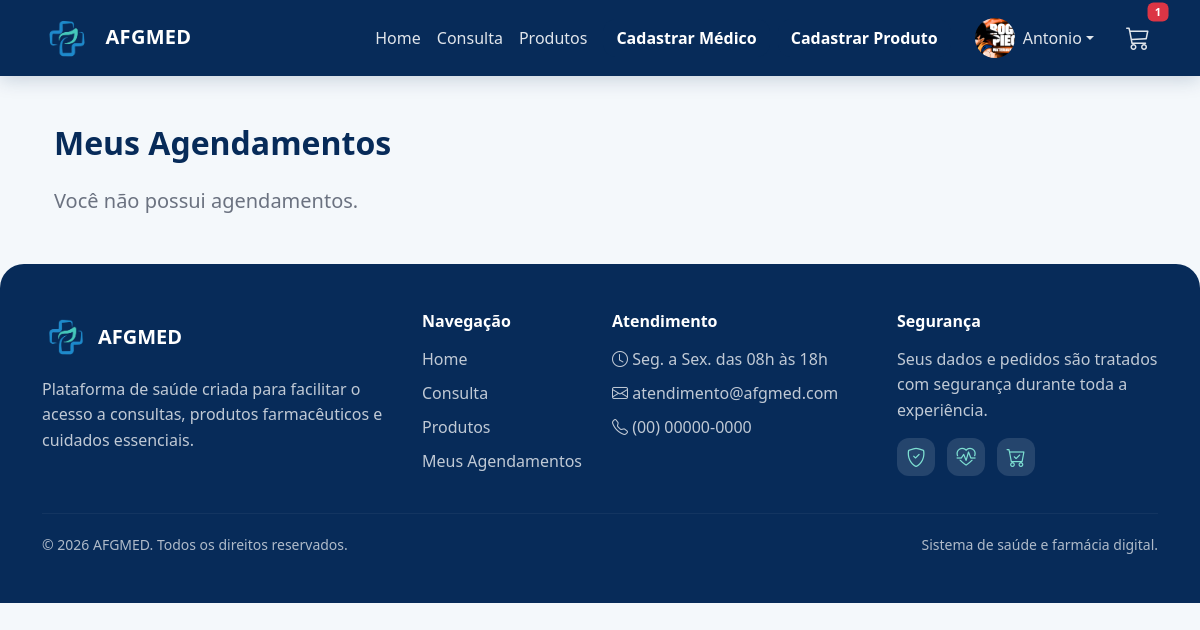
Page /meus_agendamentos (signed in) on the earlier database version.
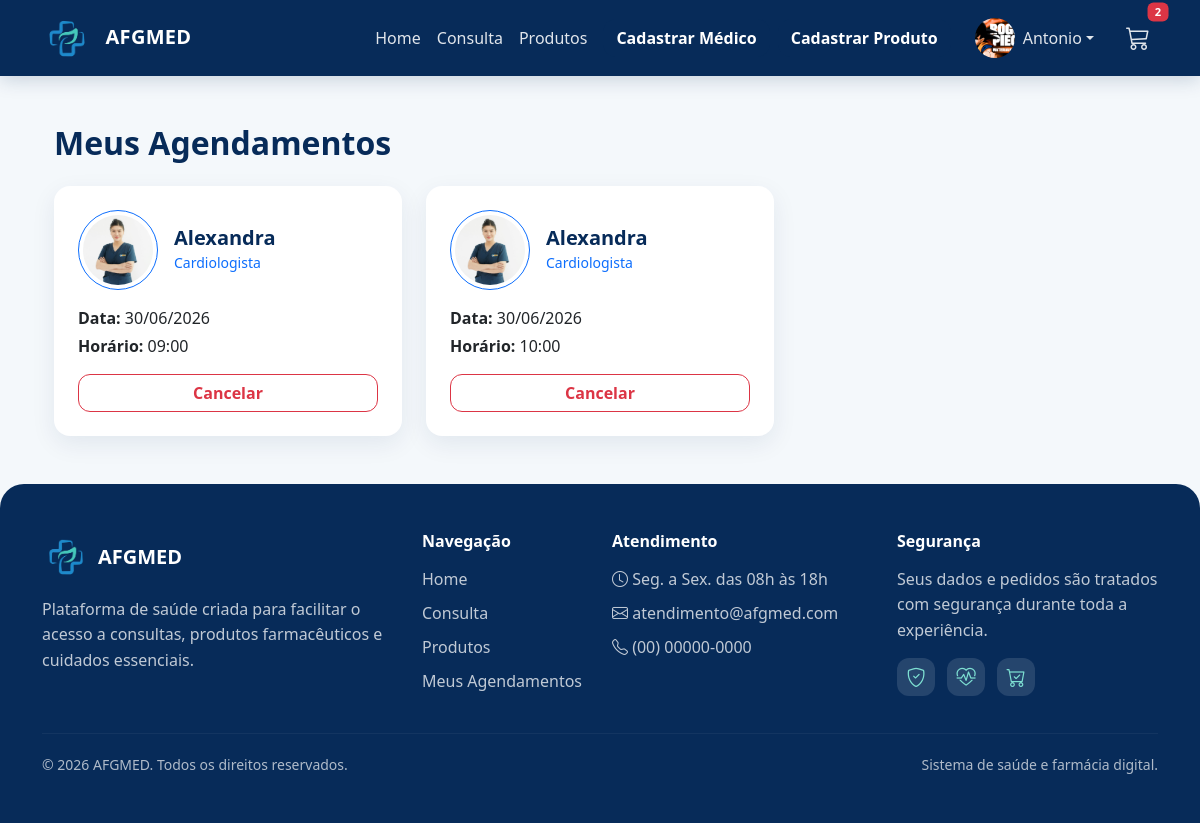
Same page on the later database version.
### projetoafgmed/models.py (models this page shows, shortened)
class Usuario(database.Model, UserMixin):
    id = database.Column(database.Integer, primary_key=True)
    nome = database.Column(database.String, nullable=False)
    sobrenome = database.Column(database.String, nullable=False)
    email = database.Column(database.String, nullable=False, unique=True)
    senha = database.Column(database.String, nullable=False)
    foto = database.Column(database.String(200), nullable=True, default='usuario_padrao.jpg')
    is_admin = database.Column(database.Boolean, default=False)
    perfil = database.relationship('PerfilUsuario', backref='usuario', uselist=False)
    carrinho = database.relationship('Carrinho', backref='usuario', uselist=False)
    consultas = database.relationship('Consulta', backref='usuario', lazy=True)

class Consulta(database.Model):
    id = database.Column(database.Integer, primary_key=True)
    medico_id = database.Column(database.Integer, database.ForeignKey('medico.id'), nullable=False)
    usuario_id = database.Column(database.Integer, database.ForeignKey('usuario.id'), nullable=False)
    horario = database.Column(database.String(20), nullable=False)
    data = database.Column(database.Date, default=datetime.today)
    medico = database.relationship('Medico', backref=database.backref('consultas', lazy=True))

class Medico(database.Model):
    id = database.Column(database.Integer, primary_key=True)
    nome = database.Column(database.String, nullable=False)
    especialidade = database.Column(database.String, nullable=False)
    email = database.Column(database.String)
    telefone = database.Column(database.String)
    foto = database.Column(database.String, default="default.jpg")
    data_criacao = database.Column(database.DateTime, nullable=False, default=datetime.utcnow)

### projetoafgmed/routes.py (the view)
@app.route('/meus_agendamentos')
@login_required
def meus_agendamentos():
    consultas = Consulta.query.filter_by(usuario_id=current_user.id)\
        .order_by(Consulta.data.asc(), Consulta.horario.asc())\
        .all()
    return render_template('meus_agendamentos.html', consultas=consultas)

### projetoafgmed/models.py (called while the page is built)
@login_manager.user_loader
def load_usuario(id_usuario):
    return Usuario.query.get(int(id_usuario))

### projetoafgmed/routes.py (called while the page is built, shortened)
@app.context_processor
def carrinho_global():
    if current_user.is_authenticated:
        carrinho = Carrinho.query.filter_by(
            id_usuario=current_user.id,
            status="ativo"
        ).first()
        itens = carrinho.itens if carrinho else []
        total = sum(item.quantidade * item.preco_unitario for item in itens)
        quantidade = sum(item.quantidade for item in itens)
        return {
            "carrinho": carrinho,
            "itens_carrinho": itens,
            "total_carrinho": total,
            "quantidade_carrinho": quantidade
        }

### projetoafgmed/templates/meus_agendamentos.html (shortened to what this page needs)
{% extends "base.html" %}
{% block content %}
<div class="container mt-5">
    <h2 class="mb-4 fw-bold" style="color:#072B59;">Meus Agendamentos</h2>
    {% if consultas %}
    <div class="row g-4">
        {% for c in consultas %}
        <div class="col-12 col-md-6 col-lg-4">
            <div class="card shadow-lg h-100 p-4 border-0 rounded-4">
                <div class="d-flex align-items-center mb-3">
                    <div class="border border-primary rounded-circle p-1 me-3">
                        <img src="{{ url_for('static', filename='fotos_medicos/' + c.medico.foto) }}"
                             alt="{{ c.medico.nome }}"
                             class="rounded-circle"
                             style="width:70px; height:70px; object-fit:cover;">
                    </div>
                    <div>
                        <h5 class="mb-0 fw-bold" style="color:#072B59;">{{ c.medico.nome }}</h5>
                        <small class="text-primary">{{ c.medico.especialidade }}</small>
                    </div>
                </div>
                <div class="mb-3">
                    <p class="mb-1"><strong>Data:</strong> {{ c.data.strftime('%d/%m/%Y') }}</p>
                    <p class="mb-0"><strong>Horário:</strong> {{ c.horario }}</p>
                </div>
                <button class="btn btn-outline-danger w-100 fw-bold btn-cancelar" data-bs-toggle="modal" data-bs-target="#confirmModal{{ c.id }}">
                    Cancelar
                </button>
            </div>
        </div>
        {% endfor %}
    </div>
    {% else %}
        <p class="text-muted fs-5 mt-4">Você não possui agendamentos.</p>
    {% endif %}
</div>
{% endblock %}

### projetoafgmed/templates/base.html (shortened to what this page needs)
<!DOCTYPE html>
<html lang="pt-br">
<head>
    <link href="https://cdn.jsdelivr.net/npm/bootstrap@5.3.8/dist/css/bootstrap.min.css" rel="stylesheet">
    <link rel="stylesheet" href="https://cdn.jsdelivr.net/npm/bootstrap-icons@1.11.3/font/bootstrap-icons.css">
    <link rel="stylesheet" href="{{ url_for('static', filename='css/style.css') }}">
</head>
<body>
<nav class="navbar navbar-expand-lg navbar-dark bg-dark">
    <div class="container">
        <a class="navbar-brand" href="{{ url_for('homepage') }}">
            <img src="{{ url_for('static', filename='imagens/logo.jpg') }}" alt="Logo" width="50" class="me-2">
            AFGMED
        </a>
        <div class="collapse navbar-collapse" id="navbarNav">
            <ul class="navbar-nav ms-auto align-items-center">
                <li class="nav-item"><a class="nav-link" href="{{ url_for('homepage') }}">Home</a></li>
                <li class="nav-item"><a class="nav-link" href="{{ url_for('medicos') }}">Consulta</a></li>
                <li class="nav-item"><a class="nav-link" href="{{ url_for('produtos') }}">Produtos</a></li>
                {% if current_user.is_authenticated and current_user.is_admin %}
                    <li class="nav-item ms-2">
                        <a class="btn btn-primary" href="{{ url_for('cadastro_medico') }}">Cadastrar Médico</a>
                    </li>
                    <li class="nav-item ms-2">
                        <a class="btn btn-primary" href="{{ url_for('cadastro_produto') }}">Cadastrar Produto</a>
                    </li>
                {% endif %}
            </ul>
            <ul class="navbar-nav ms-3 align-items-center">
                {% if current_user.is_authenticated %}
                    <li class="nav-item dropdown me-3">
                        <a class="nav-link dropdown-toggle d-flex align-items-center" href="#" id="perfilDropdown" role="button" data-bs-toggle="dropdown" aria-expanded="false">
                            <img src="{{ url_for('static', filename='fotos_perfil/' + (current_user.foto or 'usuario_padrao.jpg')) }}"
                                 alt="Perfil"
                                 class="rounded-circle"
                                 style="width:40px; height:40px; object-fit:cover;">
                            <span class="ms-2">{{ current_user.nome }}</span>
                        </a>
                    </li>
                    <li class="nav-item position-relative">
                        <a class="nav-link" href="#" data-bs-toggle="offcanvas" data-bs-target="#carrinhoLateral" aria-controls="carrinhoLateral">
                            <i class="bi bi-cart3" style="font-size: 1.5rem;"></i>
                            {% if carrinho %}
                                <span class="badge bg-danger position-absolute top-0 start-100 translate-middle">
                                    {{ quantidade_carrinho }}
                                </span>
                            {% endif %}
                        </a>
                    </li>
                {% endif %}
            </ul>
        </div>
    </div>
</nav>
<main class="container mt-5">
    {% block content %}{% endblock %}
</main>
<footer class="footer-afg mt-5">
    <div class="container py-5">
        <div class="row g-4">
            <div class="col-md-4">
                <div class="d-flex align-items-center mb-3">
                    <img src="{{ url_for('static', filename='imagens/logo.jpg') }}" alt="Logo AFGMED" width="48" class="footer-logo me-2">
                    <h5 class="mb-0 fw-bold">AFGMED</h5>
                </div>
                <p class="footer-text">
                    Plataforma de saúde criada para facilitar o acesso a consultas,
                    produtos farmacêuticos e cuidados essenciais.
                </p>
            </div>
            <div class="col-md-2">
                <h6 class="footer-title">Navegação</h6>
                <ul class="footer-links">
                    <li><a href="{{ url_for('homepage') }}">Home</a></li>
                    <li><a href="{{ url_for('medicos') }}">Consulta</a></li>
                    <li><a href="{{ url_for('produtos') }}">Produtos</a></li>
                    <li><a href="{{ url_for('meus_agendamentos') }}">Meus Agendamentos</a></li>
                </ul>
            </div>
            <div class="col-md-3">
                <h6 class="footer-title">Atendimento</h6>
                <ul class="footer-links">
                    <li><i class="bi bi-clock"></i> Seg. a Sex. das 08h às 18h</li>
                    <li><i class="bi bi-envelope"></i> atendimento@afgmed.com</li>
                    <li><i class="bi bi-telephone"></i> (00) 00000-0000</li>
                </ul>
            </div>
            <div class="col-md-3">
                <h6 class="footer-title">Segurança</h6>
                <p class="footer-text">
                    Seus dados e pedidos são tratados com segurança durante toda a experiência.
                </p>
                <div class="footer-icons">
                    <i class="bi bi-shield-check"></i>
                    <i class="bi bi-heart-pulse"></i>
                    <i class="bi bi-cart-check"></i>
                </div>
            </div>
        </div>
        <hr class="footer-line">
        <div class="d-flex flex-column flex-md-row justify-content-between align-items-center gap-2">
            <small>© 2026 AFGMED. Todos os direitos reservados.</small>
            <small>Sistema de saúde e farmácia digital.</small>
        </div>
    </div>
</footer>
</body>
</html>

### projetoafgmed/static/css/style.css (style rules this page uses)
body { background: #f4f8fb; color: #273444; font-family: 'Segoe UI', Tahoma, Geneva, Verdana, sans-serif; }
.navbar { background: #072B59 !important; box-shadow: 0 4px 18px rgba(7, 43, 89, 0.18); }
.navbar-brand { font-weight: 700; letter-spacing: .3px; }
.navbar-brand img { border-radius: 10px; object-fit: cover; }
.navbar .nav-link { color: rgba(255, 255, 255, .88) !important; font-weight: 500; }
.btn { border-radius: 12px; transition: .2s ease; }
.btn-primary { background-color: #072B59; border-color: #072B59; font-weight: 700; }
.card { border: none; border-radius: 20px; overflow: hidden; transition: .25s ease; box-shadow: 0 8px 24px rgba(7,43,89,.08) !important; }
.badge.bg-danger { font-size: 0.7rem; }
.footer-afg { background: #072B59; color: #ffffff; border-radius: 24px 24px 0 0; }
.footer-logo { border-radius: 10px; object-fit: cover; }
.footer-text { color: rgba(255, 255, 255, 0.75); line-height: 1.6; margin-bottom: 0; }
.footer-title { font-weight: 700; margin-bottom: 15px; color: #ffffff; }
.footer-links { list-style: none; padding: 0; margin: 0; }
.footer-links li { margin-bottom: 10px; color: rgba(255, 255, 255, 0.75); }
.footer-links a { color: rgba(255, 255, 255, 0.75); text-decoration: none; transition: .2s ease; }
.footer-icons { display: flex; gap: 12px; margin-top: 15px; }
.footer-icons i { width: 38px; height: 38px; background: rgba(255, 255, 255, 0.12); color: #7ee0d2; border-radius: 12px; display: grid; place-items: center; font-size: 1.2rem; }
.footer-line { border-color: rgba(255, 255, 255, 0.18); margin: 30px 0 20px; }
.footer-afg small { color: rgba(255, 255, 255, 0.68); }

### projetoafgmed/templates/meus_agendamentos.html (style rules this page uses)
.card { transition: transform 0.3s, box-shadow 0.3s; }

Differences in the rows shown:
added Consulta: foto (picture), medico.nome "Alexandra", medico.especialidade "Cardiologista", data "30/06/2026", horario "09:00"
added Consulta: foto (picture), medico.nome "Alexandra", medico.especialidade "Cardiologista", data "30/06/2026", horario "10:00"
Other differences:
{{ quantidade_carrinho }}: "1" → "2"
text no longer shown: "Você não possui agendamentos."
